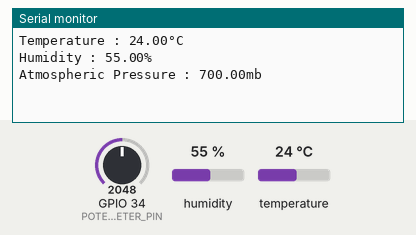
This sketch was run on a simulated ESP32. Parts: the last lines printed to the serial monitor. The test bench sets the inputs (shaded band); at power-on: humidity 55 %, GPIO 34 (POTENTIOMETER_PIN) = 2048, temperature 24 °C. WiFi joins after 1.5 s; servers stay silent unless stated.

Above: at 3.0 s.
3.1 s: humidity set to 22 %
4.6 s: GPIO 34 (POTENTIOMETER_PIN) set to 2866
At 5.1 s:
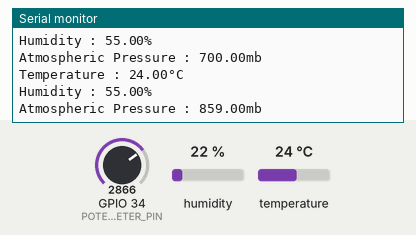
6.1 s: temperature set to 12 °C
At 7.4 s:
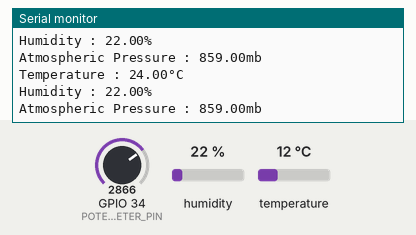
7.6 s: GPIO 34 (POTENTIOMETER_PIN) set to 3603
At 8.6 s:
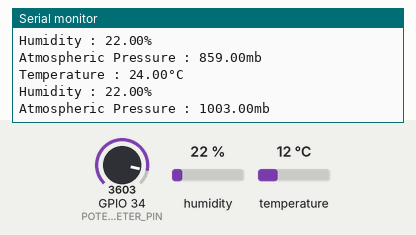
9.1 s: humidity set to 40 %
At 10.1 s:
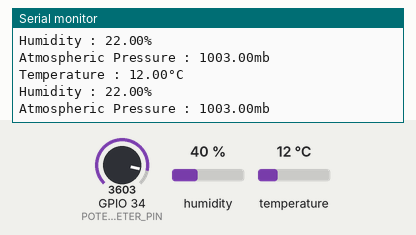
Timing chart, 0 to 11.6 s (numbered marks = the images above; inputs shaded):
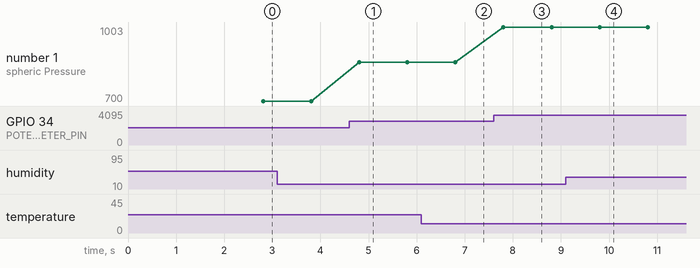

The sketch:

sketch.ino
```cpp
#define BLYNK_TEMPLATE_ID "TMPL4fkA2Wv_9"
#define BLYNK_TEMPLATE_NAME "Temperature Monitoring"
#define BLYNK_AUTH_TOKEN "EDXOD9lwdmJVdZdnXmGcgtEUWKxwvi7H"

#define BLYNK_PRINT Serial

#include <WiFi.h>
#include <WiFiClient.h>
#include <BlynkSimpleEsp32.h>
#include <Wire.h>
#include <DHT.h>

#define DHTPIN 15
#define POTENTIOMETER_PIN 34
#define DHTTYPE DHT22
#define READ_PERIOD 1000L

char auth[] = BLYNK_AUTH_TOKEN;

char ssid[] = "Wokwi-GUEST";
char pass[] = "";

BlynkTimer timer;

DHT dht(DHTPIN, DHTTYPE);

void sendSensor()
{

  float humidity = dht.readHumidity();
  float temperature = dht.readTemperature();

  int potentiometerData = analogRead(POTENTIOMETER_PIN);
  float pressure = map(potentiometerData, 0, 4095, 300, 1100);

  if (isnan(humidity) || isnan(temperature)) {

    Serial.println("Failed to read from DHT sensor!");
    return;
  }

    Blynk.virtualWrite(V0, temperature);
    Blynk.virtualWrite(V1, humidity);
    Blynk.virtualWrite(V2, pressure);

    Serial.print("Temperature : ");
    Serial.print(temperature);
    Serial.println("°C");
    Serial.print("Humidity : ");
    Serial.print(humidity);
    Serial.println("%");
    Serial.print("Atmospheric Pressure : ");
    Serial.print(pressure);
    Serial.println("mb");
}

void setup()
{

  Serial.begin(115200);

  Blynk.begin(auth, ssid, pass);
  dht.begin();
  timer.setInterval(1000L, sendSensor);
}

void loop()
{

  Blynk.run();
  timer.run();
}
```

Measured:
- after the input at 4.6 s, the serial monitor: prints a new line after 0.20 s (image 1)
- after the input at 7.6 s, the serial monitor: prints a new line after 0.20 s (image 3)
- plotted number 1: 700 → 859 after the input at 4.6 s, 859 → 1003 after the input at 7.6 s
